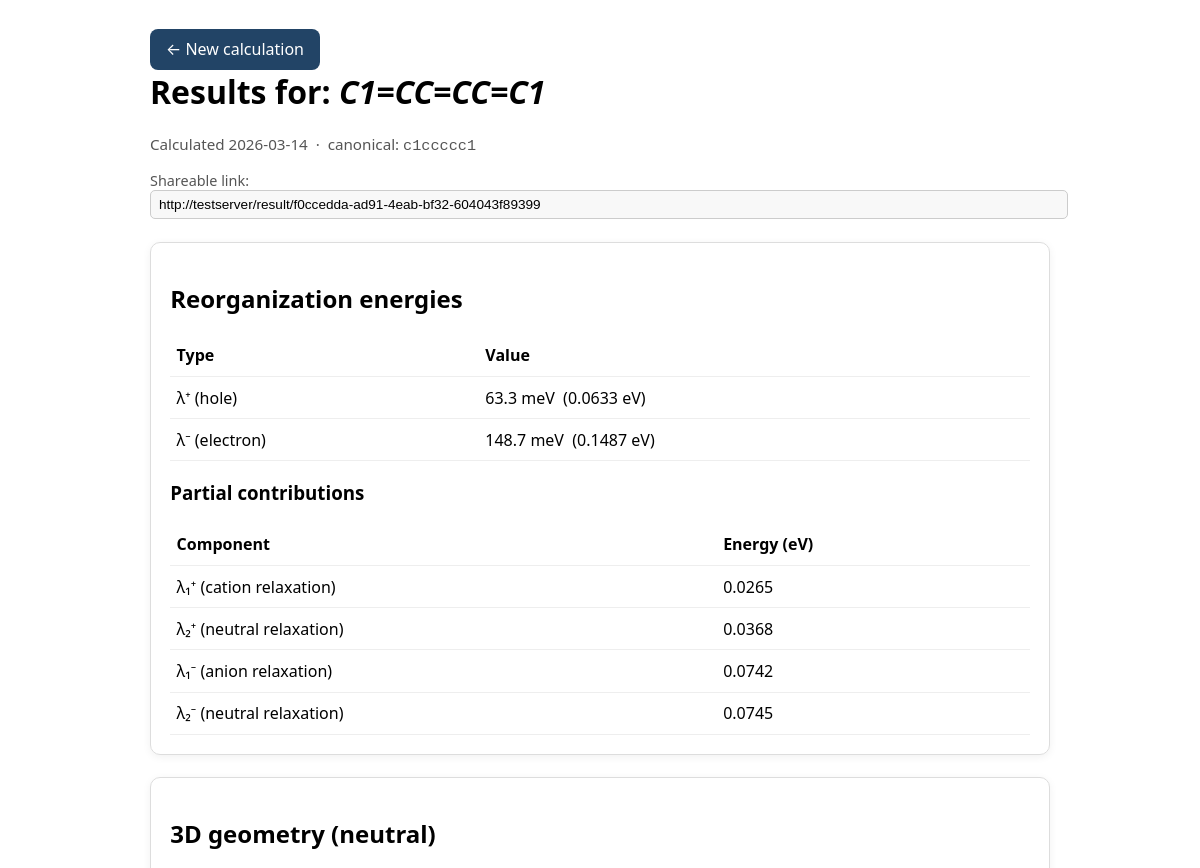
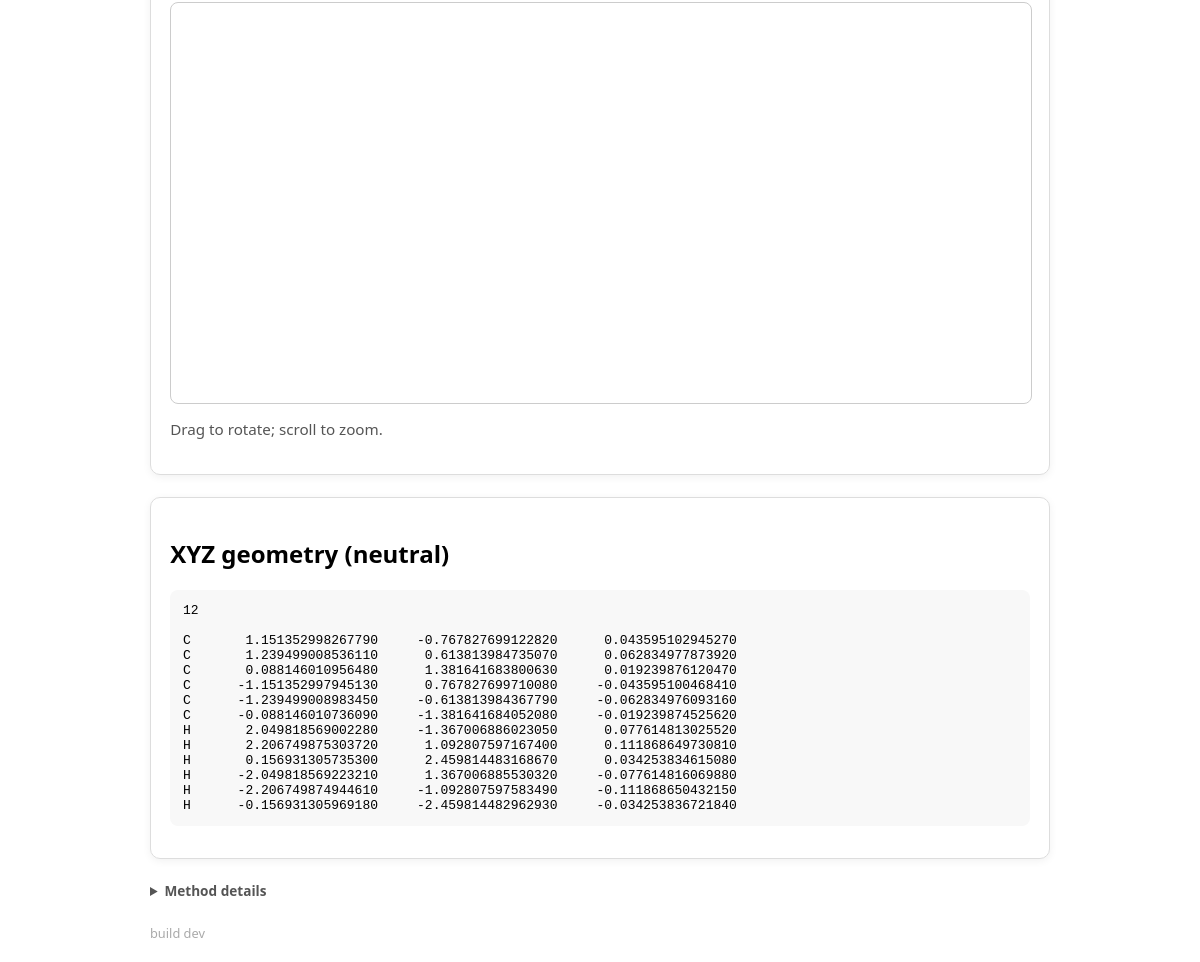
Page /result/f0ccedda-ad91-4eab-bf32-604043f89399 on the committed database (2 pictures, top to bottom).
### tables this page shows
CREATE TABLE jobs (
    uuid             TEXT    PRIMARY KEY,
    smiles_input     TEXT    NOT NULL,
    smiles_canonical TEXT    NOT NULL,
    created_at       TEXT    NOT NULL,
    status           INTEGER NOT NULL DEFAULT 0,
    lambda_plus_eV   REAL,
    lambda_minus_eV  REAL,
    partial_json     TEXT,
    xyz_neutral      TEXT,
    xyz_cation       TEXT,
    xyz_anion        TEXT,
    error_message    TEXT,
    email            TEXT
);

### app.py (the view)
@app.route("/result/<job_uuid>")
def result(job_uuid):
    job = _database.get_job(job_uuid)
    if job is None:
        flash("Result not found.")
        return redirect(url_for("index"))
    if job["status"] == int(_db.JobStatus.ERROR):
        flash(f"Calculation failed: {job['error_message']}")
        return redirect(url_for("index"))
    partial = json.loads(job["partial_json"]) if job["partial_json"] else {}
    from_cache = request.args.get("from_cache", False)
    _database.mark_seen(job_uuid)
    return render_template(
        "result.html",
        job=job,
        partial=partial,
        from_cache=from_cache,
    )

### app.py (called while the page is built)
@app.context_processor
def inject_version():
    return {"build_version": _BUILD_VERSION}

### db.py (called while the page is built)
    def _connect(self) -> sqlite3.Connection:
        parent = os.path.dirname(self._db_path)
        if parent:
            os.makedirs(parent, exist_ok=True)
        return sqlite3.connect(self._db_path)

    def get_job(self, job_uuid: str) -> dict | None:
        conn = self._connect()
        try:
            conn.row_factory = sqlite3.Row
            row = conn.execute(
                f"SELECT * FROM jobs WHERE uuid = {self.PLACEHOLDER}",
                (job_uuid,),
            ).fetchone()
        finally:
            conn.close()
        return dict(row) if row else None

    def mark_seen(self, job_uuid: str) -> None:
        conn = self._connect()
        try:
            conn.execute(
                f"UPDATE jobs SET status = {self.PLACEHOLDER}"
                f" WHERE uuid = {self.PLACEHOLDER} AND status = {self.PLACEHOLDER}",
                (int(JobStatus.SEEN), job_uuid, int(JobStatus.DONE)),
            )
            conn.commit()
        finally:
            conn.close()

### templates/result.html (shortened to what this page needs)
<!doctype html>
<html lang="en">
  <head>
  </head>
  <body>
    <div class="container">
      <a class="button" href="{{ url_for('index') }}">← New calculation</a>
      <h1>
        Results for: <em>{{ job.smiles_input }}</em>
      </h1>
      <p class="note">Calculated {{ job.created_at[:10] }} &nbsp;·&nbsp; canonical: <code>{{ job.smiles_canonical }}</code></p>
      <div class="share-row">
        <label>Shareable link:</label>
        <input type="text" readonly value="{{ request.url.split('?')[0] }}" onclick="this.select()" />
      </div>
      <div class="grid" style="margin-top:1.4rem;">
        <section class="card">
          <h2>Reorganization energies</h2>
          <table>
            <tr><th>Type</th><th>Value</th></tr>
            <tr><td>λ⁺ (hole)</td><td>{{ (job.lambda_plus_eV * 1000) | round(1) }} meV &nbsp;({{ job.lambda_plus_eV | round(4) }} eV)</td></tr>
            <tr><td>λ⁻ (electron)</td><td>{{ (job.lambda_minus_eV * 1000) | round(1) }} meV &nbsp;({{ job.lambda_minus_eV | round(4) }} eV)</td></tr>
          </table>
          <h3>Partial contributions</h3>
          <table>
            <tr><th>Component</th><th>Energy (eV)</th></tr>
            <tr><td>λ₁⁺ (cation relaxation)</td><td>{{ partial.lam1_plus_eV | round(4) }}</td></tr>
            <tr><td>λ₂⁺ (neutral relaxation)</td><td>{{ partial.lam2_plus_eV | round(4) }}</td></tr>
            <tr><td>λ₁⁻ (anion relaxation)</td><td>{{ partial.lam1_minus_eV | round(4) }}</td></tr>
            <tr><td>λ₂⁻ (neutral relaxation)</td><td>{{ partial.lam2_minus_eV | round(4) }}</td></tr>
          </table>
        </section>
        <section class="card">
          <h2>3D geometry (neutral)</h2>
          <div id="viewer"></div>
          <p class="note">Drag to rotate; scroll to zoom.</p>
        </section>
        <section class="card">
          <h2>XYZ geometry (neutral)</h2>
          <pre>{{ job.xyz_neutral }}</pre>
        </section>
      </div>
      <details style="margin-top:1.4rem; font-size:0.85rem; color:#555;">
        <summary style="cursor:pointer; font-weight:600;">Method details</summary>
      </details>
      <footer style="margin-top:1.5rem; font-size:0.8rem; color:#aaa;">
        build {{ build_version }}
      </footer>
    </div>
  </body>
</html>

### templates/result.html (style rules this page uses)
body { font-family: system-ui, -apple-system, BlinkMacSystemFont, "Segoe UI", sans-serif; margin: 1.2rem; }
.container { max-width: 900px; margin: auto; }
h1 { margin-top: 0; }
.grid { display: grid; grid-template-columns: 1fr; gap: 1.4rem; }
.card { padding: 1.2rem; border: 1px solid #ddd; border-radius: 10px; box-shadow: 0 2px 8px rgba(0,0,0,0.06); }
table { width: 100%; border-collapse: collapse; }
td, th { padding: 0.6rem 0.4rem; border-bottom: 1px solid #eee; }
th { text-align: left; font-weight: 600; }
pre { background: #f8f8f8; padding: 0.8rem; border-radius: 8px; overflow-x: auto; }
a.button { display: inline-block; margin-top: 0.6rem; padding: 0.6rem 1rem; border-radius: 8px; background: #246; color: #fff; text-decoration: none; }
#viewer { position: relative; width: 100%; height: 400px; border: 1px solid #ccc; border-radius: 8px; }
.note { font-size: 0.95rem; color: #555; }
.share-row { margin-top: 0.8rem; font-size: 0.9rem; color: #555; }
.share-row input { width: 100%; padding: 0.4rem 0.5rem; border: 1px solid #ccc; border-radius: 5px; font-size: 0.85rem; background: #f8f8f8; }

### rows in the picture
jobs: smiles_input "C1=CC=CC=C1", created_at "2026-03-14", smiles_canonical "c1ccccc1", (job.lambda_plus_eV*1000)|round(1) "63.3", lambda_plus_eV "0.0633", (job.lambda_minus_eV*1000)|round(1) "148.7", lambda_minus_eV "0.1487", xyz_neutral "12 C 1.151352998267790 -0.767827699122820 0.043595102945270 C 1.239499008536110 0.613813984735070 0.062834977873920 C 0.088146010956480 1.381641683800630 0.019239876120470 C -1.151352997945130 0.767827699710080 -0.043595100468410 C -1.239499008983450 -0.613813984367790 -0.062834976093160 C -0.088146010736090 -1.381641684052080 -0.019239874525620 H 2.049818569002280 -1.367006886023050 0.077614813025520 H 2.206749875303720 1.092807597167400 0.111868649730810 H 0.156931305735300 2.459814483168670 0.034253834615080 H -2.049818569223210 1.367006885530320 -0.077614816069880 H -2.206749874944610 -1.092807597583490 -0.111868650432150 H -0.156931305969180 -2.459814482962930 -0.034253836721840"

### other values in the picture
{{ partial.lam1_plus_eV | round(4) }} "0.0265"
{{ partial.lam2_plus_eV | round(4) }} "0.0368"
{{ partial.lam1_minus_eV | round(4) }} "0.0742"
{{ partial.lam2_minus_eV | round(4) }} "0.0745"
{{ build_version }} "dev"
